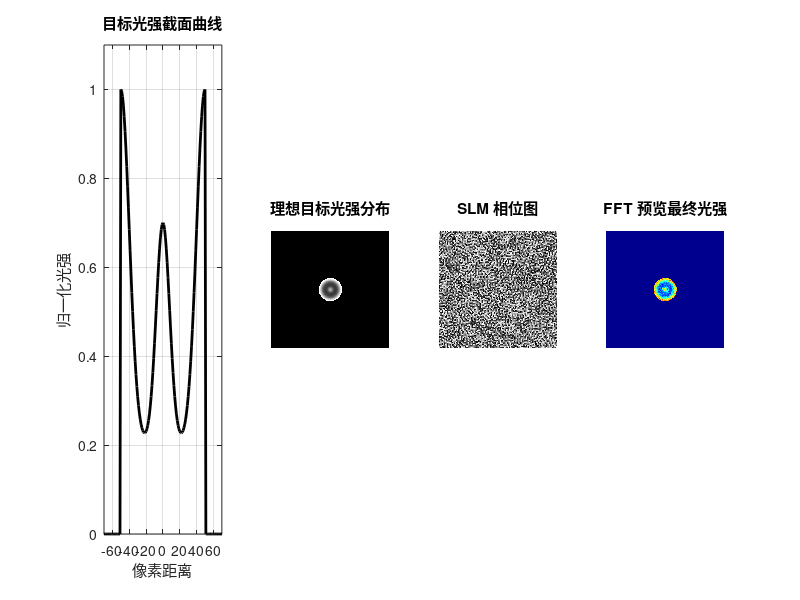

Source code (MATLAB):
% =========================================================================
% 生成“中心高斯 + 平坦过渡 + 边缘最高峰”复合光斑，并使用 FFT 预览
% =========================================================================

clear; clc; close all;

% 1. 参数设置 (可根据操控目标的实际物理尺寸进行调节)
N = 512;               % 矩阵大小
R_max = 50;            % 外边缘最大半径 (像素) -> 势垒的最外侧
w_in = 8;              % 中心高斯峰的宽度参数 (控制中心亮斑的胖瘦)
w_out = 10;            % 边缘反高斯势垒的宽度参数 (控制势垒向内滑落的缓急)

% 光强比例设置 (必须满足 I_outer > I_inner > I_flat)
I_outer = 1.0;         % 外部最边缘的光强峰值 (归一化为1)
I_inner = 0.7;         % 中心高斯的光强峰值 (设为外圈的 70%)
I_flat = 0.2;          % 中间过渡平顶区的基底光强 (设为外圈的 20%)
iter_num = 100;        % GS算法迭代次数

% 2. 构造目标光强分布 (Target Intensity)
[X, Y] = meshgrid(-N/2 : N/2-1, -N/2 : N/2-1);
R = sqrt(X.^2 + Y.^2);

% 数学构造：基底光强 + 中心高斯衰减 + 边缘高斯衰减
I_target = I_flat ...
         + (I_inner - I_flat) * exp(-R.^2 / (2 * w_in^2)) ...
         + (I_outer - I_flat) * exp(-(R - R_max).^2 / (2 * w_out^2));

% 硬截断：超出外边缘的区域直接置为 0，形成光壁
I_target(R > R_max) = 0;

% 将光强转换为振幅 (A = sqrt(I))，输入给 GS 算法
target_amp = sqrt(I_target);

% 3. Gerchberg-Saxton (GS) 算法提取相位
source_amp = ones(N, N);             
slm_phase = 2 * pi * rand(N, N);     

for k = 1:iter_num
    % SLM平面 -> 焦平面
    E_slm = source_amp .* exp(1i * slm_phase);
    E_focal = fftshift(fft2(E_slm));
    
    % 替换为目标振幅
    focal_phase = angle(E_focal);
    E_focal_modified = target_amp .* exp(1i * focal_phase);
    
    % 焦平面 -> SLM平面
    E_slm_back = ifft2(ifftshift(E_focal_modified));
    
    % 提取更新后的相位
    slm_phase = angle(E_slm_back);
end

% 4. 快速预览
E_final = source_amp .* exp(1i * slm_phase);
E_preview = fftshift(fft2(E_final));
I_preview = abs(E_preview).^2;       
I_preview = I_preview / max(I_preview(:)); % 光强归一化至 1

% 5. 取截面查看光强分布曲线 (验证平顶和双峰高度)
mid_row = N/2 + 1;
cross_section_target = I_target(mid_row, :);
cross_section_preview = I_preview(mid_row, :);

% 6. 绘图显示
figure('Name', '复合光斑设计与预览', 'Position', [100, 100, 1400, 400]);

% 子图1：目标光强截面曲线 (直观查看设计是否符合要求)
subplot(1,4,1);
plot(-N/2:N/2-1, cross_section_target, 'k-', 'LineWidth', 2);
xlim([-R_max-20, R_max+20]); ylim([0, 1.1]);
title('目标光强截面曲线'); xlabel('像素距离'); ylabel('归一化光强');
grid on;

% 子图2：理想二维目标光强
subplot(1,4,2);
imagesc(I_target); colormap(gca, 'gray'); axis image off;
title('理想目标光强分布');

% 子图3：计算所得 SLM 相位图
subplot(1,4,3);
imagesc(slm_phase); colormap(gca, 'gray'); axis image off;
title('SLM 相位图');

% 子图4：FFT 预览最终衍射光强
subplot(1,4,4);
imagesc(I_preview); colormap(gca, 'jet'); axis image off;
title('FFT 预览最终光强');
